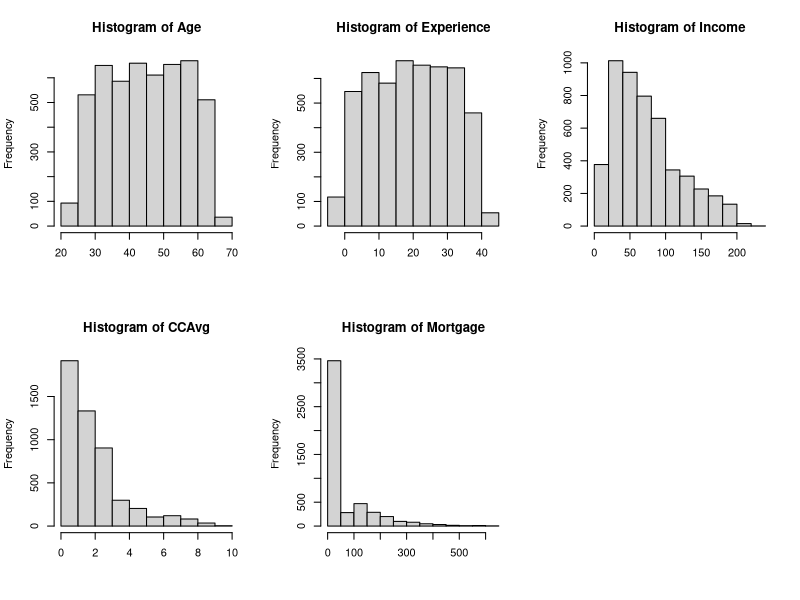
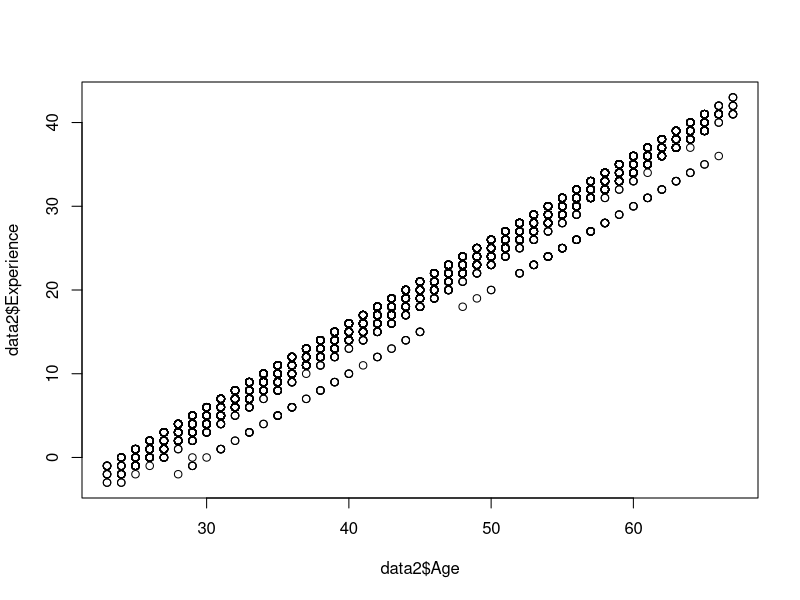

The R source for these figures, in order: (Note: this script raises an error after producing the figures.)
### Final Progect part 2 ------------------------
## Question 1: -----------------------------
setwd("/Users/tethys/Desktop/Advanced_Data_Analysis_R/Codes")
##Required libraries
#No library required
##Read data from file
data2 <- read.csv("dataset2.csv", header = TRUE)
names(data2)
# "Age"               "Experience"        "Income"            "Family"            "CCAvg"            
# "Education"         "Mortgage"          "SecuritiesAccount" "CDAccount"         "Online"           
# "CreditCard"        "PersonalLoan" 
dim(data2)
# 5000   12
head(data2)

## Question 2: --------------------------------
summary(data2)
#      Age          Experience       Income           Family          CCAvg          Education    
# Min.   :23.00   Min.   :-3.0   Min.   :  8.00   Min.   :1.000   Min.   : 0.000   Min.   :1.000  
# 1st Qu.:35.00   1st Qu.:10.0   1st Qu.: 39.00   1st Qu.:1.000   1st Qu.: 0.700   1st Qu.:1.000  
# Median :45.00   Median :20.0   Median : 64.00   Median :2.000   Median : 1.500   Median :2.000  
# Mean   :45.34   Mean   :20.1   Mean   : 73.77   Mean   :2.396   Mean   : 1.938   Mean   :1.881  
# 3rd Qu.:55.00   3rd Qu.:30.0   3rd Qu.: 98.00   3rd Qu.:3.000   3rd Qu.: 2.500   3rd Qu.:3.000  
# Max.   :67.00   Max.   :43.0   Max.   :224.00   Max.   :4.000   Max.   :10.000   Max.   :3.000  
#    Mortgage     SecuritiesAccount   CDAccount          Online         CreditCard     PersonalLoan  
# Min.   :  0.0   Min.   :0.0000    Min.   :0.0000   Min.   :0.0000   Min.   :0.000   Min.   :0.000  
# 1st Qu.:  0.0   1st Qu.:0.0000    1st Qu.:0.0000   1st Qu.:0.0000   1st Qu.:0.000   1st Qu.:0.000  
# Median :  0.0   Median :0.0000    Median :0.0000   Median :1.0000   Median :0.000   Median :0.000  
# Mean   : 56.5   Mean   :0.1044    Mean   :0.0604   Mean   :0.5968   Mean   :0.294   Mean   :0.096  
# 3rd Qu.:101.0   3rd Qu.:0.0000    3rd Qu.:0.0000   3rd Qu.:1.0000   3rd Qu.:1.000   3rd Qu.:0.000  
# Max.   :635.0   Max.   :1.0000    Max.   :1.0000   Max.   :1.0000   Max.   :1.000   Max.   :1.000  
str(data2)
# 'data.frame':	5000 obs. of  12 variables:
# $ Age              : int  25 45 39 35 35 37 53 50 35 34 ...
# $ Experience       : int  1 19 15 9 8 13 27 24 10 9 ...
# $ Income           : int  49 34 11 100 45 29 72 22 81 180 ...
# $ Family           : int  4 3 1 1 4 4 2 1 3 1 ...
# $ CCAvg            : num  1.6 1.5 1 2.7 1 0.4 1.5 0.3 0.6 8.9 ...
# $ Education        : int  1 1 1 2 2 2 2 3 2 3 ...
# $ Mortgage         : int  0 0 0 0 0 155 0 0 104 0 ...
# $ SecuritiesAccount: int  1 1 0 0 0 0 0 0 0 0 ...
# $ CDAccount        : int  0 0 0 0 0 0 0 0 0 0 ...
# $ Online           : int  0 0 0 0 0 1 1 0 1 0 ...
# $ CreditCard       : int  0 0 0 0 1 0 0 1 0 0 ...
# $ PersonalLoan     : int  0 0 0 0 0 0 0 0 0 1 ...

## THESE VARIABLES ARE CATEGORICAL, THEN WE MUST CHANGE THEM TO FACTORS:
## Family, Education, SecuritiesAccount, CDAccount, Online, CreditCard
## PersonalLoan SHOULD BE CATEGORICAL BECAUSE IT IS OUR DEPENDED VARIABLE
## HERE WE ALSO CHANGE THE LEVELS ("0", "1") TO ("NO", "YES")

data2$Family <- as.factor(data2$Family)

data2$Education <- as.factor(data2$Education)

data2$SecuritiesAccount <- as.factor(data2$SecuritiesAccount)
levels(data2$SecuritiesAccount) <- c("No", "Yes")

data2$CDAccount <- as.factor(data2$CDAccount)
levels(data2$CDAccount) <- c("No", "Yes")

data2$Online <- as.factor(data2$Online)
levels(data2$Online) <- c("No", "Yes")

data2$CreditCard <- as.factor(data2$CreditCard)
levels(data2$CreditCard) <- c("No", "Yes")

data2$PersonalLoan <- as.factor(data2$PersonalLoan)
levels(data2$PersonalLoan) <- c("No", "Yes")

str(data2)
# 'data.frame':	5000 obs. of  12 variables:
# $ Age              : int  25 45 39 35 35 37 53 50 35 34 ...
# $ Experience       : int  1 19 15 9 8 13 27 24 10 9 ...
# $ Income           : int  49 34 11 100 45 29 72 22 81 180 ...
# $ Family           : Factor w/ 4 levels "1","2","3","4": 4 3 1 1 4 4 2 1 3 1 ...
# $ CCAvg            : num  1.6 1.5 1 2.7 1 0.4 1.5 0.3 0.6 8.9 ...
# $ Education        : Factor w/ 3 levels "1","2","3": 1 1 1 2 2 2 2 3 2 3 ...
# $ Mortgage         : int  0 0 0 0 0 155 0 0 104 0 ...
# $ SecuritiesAccount: Factor w/ 2 levels "No","Yes": 2 2 1 1 1 1 1 1 1 1 ...
# $ CDAccount        : Factor w/ 2 levels "No","Yes": 1 1 1 1 1 1 1 1 1 1 ...
# $ Online           : Factor w/ 2 levels "No","Yes": 1 1 1 1 1 2 2 1 2 1 ...
# $ CreditCard       : Factor w/ 2 levels "No","Yes": 1 1 1 1 2 1 1 2 1 1 ...
# $ PersonalLoan     : Factor w/ 2 levels "No","Yes": 1 1 1 1 1 1 1 1 1 2 ...

## Question 3: --------------------

par(mfrow = c(2, 3))  # 2 rows and 3 columns
for (i in c(1, 2, 3, 5, 7)) {
  hist(data2[,i], xlab = "", main = paste("Histogram of", names(data2)[i]))
}
par(mfrow=c(1,1))

cor_table <- round(cor(data2[,c(1, 2, 3, 5, 7)]),2)
cor_table
#              Age Experience Income CCAvg Mortgage
# Age         1.00       0.99  -0.06 -0.05    -0.01
# Experience  0.99       1.00  -0.05 -0.05    -0.01
# Income     -0.06      -0.05   1.00  0.65     0.21
# CCAvg      -0.05      -0.05   0.65  1.00     0.11
# Mortgage   -0.01      -0.01   0.21  0.11     1.00

## THERE IS A VERY STRONG LINEAR RELATION BETWEEN Age AND Experience
## THERE IS A STRONG LINEAR RELATION BETWEEN Income AND CCAvg
plot(data2$Age, data2$Experience)
## PLOT SHOWS A PURE LINEAR RELATION BETWEEN Age AND Experience
## IT MAY HAS A BAD RESULT FOR OUR REGRESSION


table(data2$Family)
#    1    2    3    4 
# 1472 1296 1010 1222 

table(data2$Education)
#    1    2    3 
# 2096 1403 1501 

table(data2$SecuritiesAccount)
#   No  Yes 
# 4478  522 

table(data2$CDAccount)
#   No  Yes 
# 4698  302 

table(data2$Online)
#   No  Yes 
# 2016 2984 

table(data2$CreditCard)
#   No  Yes 
# 3530 1470 

table(data2$PersonalLoan)
#   No  Yes 
# 4520  480 

## Question 4: -------------------
#Devide dataset 
set.seed(1234)
train_cases <- sample(1 : nrow(data2), nrow(data2) * 0.8)
train <- data2[train_cases,]
test <- data2[- train_cases,]

summary(train)
#      Age          Experience        Income       Family       CCAvg        Education    Mortgage     
# Min.   :23.00   Min.   :-3.00   Min.   :  8.00   1:1191   Min.   : 0.000   1:1670    Min.   :  0.00  
# 1st Qu.:35.00   1st Qu.:10.00   1st Qu.: 38.00   2:1040   1st Qu.: 0.700   2:1131    1st Qu.:  0.00  
# Median :45.00   Median :20.00   Median : 64.00   3: 797   Median : 1.500   3:1199    Median :  0.00  
# Mean   :45.36   Mean   :20.13   Mean   : 73.71   4: 972   Mean   : 1.928             Mean   : 58.01  
# 3rd Qu.:55.00   3rd Qu.:30.00   3rd Qu.: 99.00            3rd Qu.: 2.500             3rd Qu.:104.00  
# Max.   :67.00   Max.   :43.00   Max.   :224.00            Max.   :10.000             Max.   :635.00  
# SecuritiesAccount CDAccount  Online     CreditCard PersonalLoan
# No :3573          No :3750   No :1633   No :2843   No :3618    
# Yes: 427          Yes: 250   Yes:2367   Yes:1157   Yes: 382
summary(test)
#      Age          Experience        Income       Family      CCAvg       Education    Mortgage     
# Min.   :23.00   Min.   :-3.00   Min.   :  8.00   1:281   Min.   :0.000   1:426     Min.   :  0.00  
# 1st Qu.:36.00   1st Qu.:10.00   1st Qu.: 40.00   2:256   1st Qu.:0.700   2:272     1st Qu.:  0.00  
# Median :45.00   Median :20.00   Median : 64.00   3:213   Median :1.600   3:302     Median :  0.00  
# Mean   :45.26   Mean   :19.99   Mean   : 74.02   4:250   Mean   :1.977             Mean   : 50.44  
# 3rd Qu.:55.00   3rd Qu.:29.00   3rd Qu.: 95.75           3rd Qu.:2.600             3rd Qu.: 83.00  
# Max.   :67.00   Max.   :43.00   Max.   :205.00           Max.   :9.300             Max.   :601.00  
# SecuritiesAccount CDAccount Online    CreditCard PersonalLoan
# No :905           No :948   No :383   No :687    No :902     
# Yes: 95           Yes: 52   Yes:617   Yes:313    Yes: 98 

## THERE IS NO NA DATA. HERE WE HAVE 4000 TRAIN DATA AND 1000 TEST DATA

## Question 5: -----------------
m1 <- glm(PersonalLoan ~ ., data = train, family = "binomial")
summary(m1)
# Deviance Residuals: 
#     Min       1Q   Median       3Q      Max  
# -3.0018  -0.1812  -0.0647  -0.0182   4.1586  
# 
# Coefficients:
#                          Estimate Std. Error z value Pr(>|z|)    
#   (Intercept)          -1.188e+01  2.124e+00  -5.593 2.23e-08 *** (P-VALUE IS ACCEPTED)
#   Age                  -4.151e-02  7.882e-02  -0.527 0.598426    
#   Experience            5.429e-02  7.831e-02   0.693 0.488180    
#   Income                6.264e-02  3.519e-03  17.803  < 2e-16 *** (P-VALUE IS ACCEPTED)
#   Family2              -2.256e-01  2.658e-01  -0.849 0.396075    
#   Family3               2.147e+00  2.891e-01   7.427 1.11e-13 *** (P-VALUE IS ACCEPTED)
#   Family4               1.839e+00  2.717e-01   6.769 1.30e-11 *** (P-VALUE IS ACCEPTED)
#   CCAvg                 1.929e-01  5.203e-02   3.707 0.000210 *** (P-VALUE IS ACCEPTED)
#   Education2            3.645e+00  3.054e-01  11.936  < 2e-16 *** (P-VALUE IS ACCEPTED)
#   Education3            3.947e+00  3.026e-01  13.042  < 2e-16 *** (P-VALUE IS ACCEPTED)
#   Mortgage              1.075e-03  6.816e-04   1.577 0.114855    
#   SecuritiesAccountYes -9.831e-01  3.381e-01  -2.908 0.003642 **  (P-VALUE MAY BE ACCEPTED)
#   CDAccountYes          3.757e+00  3.880e-01   9.683  < 2e-16 *** (P-VALUE IS ACCEPTED)
#   OnlineYes            -6.867e-01  1.890e-01  -3.633 0.000281 *** (P-VALUE IS ACCEPTED)
#   CreditCardYes        -1.102e+00  2.464e-01  -4.471 7.79e-06 *** (P-VALUE IS ACCEPTED)
#   ---
#   Signif. codes:  0 ‘***’ 0.001 ‘**’ 0.01 ‘*’ 0.05 ‘.’ 0.1 ‘ ’ 1
# 
# (Dispersion parameter for binomial family taken to be 1)
# 
# Null deviance: 2520.65  on 3999  degrees of freedom
# Residual deviance:  901.31  on 3985  degrees of freedom
# AIC: 931.31
# 
# Number of Fisher Scoring iterations: 8

## NUMBER OF PREDICTORS = 11
sum(train$PersonalLoan == "Yes") / nrow(train)
## PERCENT OF PR(Y=1) = 0.0955
# 10 * 11 / 0.0955
## THE NUMBER OF DATA WE REQUIER FOR LOGISTIC REGRESSION IS AT LEAST: 1152


car::vif(m1)
#                         GVIF Df GVIF^(1/(2*Df))
# Age               105.158681  1       10.254691
# Experience        104.869065  1       10.240560
# Income              2.905296  1        1.704493
# Family              1.629303  3        1.084760
# CCAvg               1.605662  1        1.267147
# Education           2.286115  2        1.229630
# Mortgage            1.040294  1        1.019948
# SecuritiesAccount   1.326424  1        1.151705
# CDAccount           1.998237  1        1.413590
# Online              1.136570  1        1.066100
# CreditCard          1.402256  1        1.184169

## THERE IS A MULTICOLINEARITY FOR Age AND Experience
## THIS TIME WE REMOVE ONE OF THE VARIABLES BETWEEN Age and Experience
## AND CHECK AGAIN:

m1 <- glm(PersonalLoan ~ Age + Income + Family + CCAvg + Education + Mortgage +
            SecuritiesAccount + CDAccount + Online + CreditCard, data = train, family = "binomial")
summary(m1)
# Deviance Residuals: 
#     Min       1Q   Median       3Q      Max  
# -2.9936  -0.1819  -0.0644  -0.0182   4.1621  
# 
# Coefficients:
#                          Estimate Std. Error z value Pr(>|z|)    
#   (Intercept)          -1.327e+01  7.381e-01 -17.973  < 2e-16 ***
#   Age                   1.286e-02  7.803e-03   1.648 0.099386 .  
#   Income                6.284e-02  3.508e-03  17.914  < 2e-16 ***
#   Family2              -2.176e-01  2.655e-01  -0.820 0.412416    
#   Family3               2.150e+00  2.892e-01   7.435 1.05e-13 ***
#   Family4               1.841e+00  2.719e-01   6.770 1.29e-11 ***
#   CCAvg                 1.924e-01  5.195e-02   3.704 0.000212 ***
#   Education2            3.636e+00  3.052e-01  11.913  < 2e-16 ***
#   Education3            3.922e+00  3.005e-01  13.051  < 2e-16 ***
#   Mortgage              1.058e-03  6.807e-04   1.554 0.120269    
#   SecuritiesAccountYes -9.738e-01  3.377e-01  -2.884 0.003932 ** 
#   CDAccountYes          3.762e+00  3.876e-01   9.707  < 2e-16 ***
#   OnlineYes            -6.858e-01  1.890e-01  -3.630 0.000284 ***
#   CreditCardYes        -1.100e+00  2.463e-01  -4.466 7.96e-06 ***
#   ---
#   Signif. codes:  0 ‘***’ 0.001 ‘**’ 0.01 ‘*’ 0.05 ‘.’ 0.1 ‘ ’ 1
# 
# (Dispersion parameter for binomial family taken to be 1)
# 
# Null deviance: 2520.7  on 3999  degrees of freedom
# Residual deviance:  901.8  on 3986  degrees of freedom
# AIC: 929.8
# 
# Number of Fisher Scoring iterations: 8

## HERE WE SEE THE EFFECT OF AgeIS GETTIN BETTER (P-Value).
## BEFORE REMOVING Experience I CHECKED THE EFFECT OF SCALING
## I HAVE SEEN THAT IT CANNOT HELP
## WALD TEST APPROVED FOR P-VALUES UNDER 0.05 FOR ALL OF VARIABLES EXCEPT:
## Age, Family = 2, Mortgage
car::vif(m1)
#                       GVIF Df GVIF^(1/(2*Df))
# Age               1.031769  1        1.015761
# Income            2.895979  1        1.701758
# Family            1.628793  3        1.084703
# CCAvg             1.594153  1        1.262598
# Education         2.247762  2        1.224440
# Mortgage          1.039219  1        1.019421
# SecuritiesAccount 1.324080  1        1.150687
# CDAccount         2.001878  1        1.414877
# Online            1.136703  1        1.066163
# CreditCard        1.404432  1        1.185087

## SO THERE IS NO MULTILINEARITY PROBLEM

modelChi1 <- m1$null.deviance - m1$deviance
Chidf1 <- m1$df.null - m1$df.residual
Chisq_prob1 <- 1 - pchisq(modelChi1, Chidf1)
Chisq_prob1
# 0

## CHI-SQUARE TEST IS 0, SO THE PROCESS IS TRUSTABLE

## Question 6: ------------------
## HERE WE REMOVE UNRELIABLE VARIABLES

m2_1 <- glm(PersonalLoan ~ Income + Family + CCAvg + Education + SecuritiesAccount + 
            CDAccount + Online + CreditCard, data = train, family = "binomial")
summary(m2_1)
# Deviance Residuals: 
#     Min       1Q   Median       3Q      Max  
# -3.0204  -0.1848  -0.0653  -0.0186   4.1511  
# 
# Coefficients:
#                          Estimate Std. Error z value Pr(>|z|)    
#   (Intercept)          -12.580021   0.614464 -20.473  < 2e-16 *** (P-VALUE IS ACCEPTED)
#   Income                 0.063054   0.003497  18.033  < 2e-16 *** (P-VALUE IS ACCEPTED)
#   Family2               -0.207757   0.264204  -0.786 0.431662    
#   Family3                2.163522   0.289659   7.469 8.07e-14 *** (P-VALUE IS ACCEPTED)
#   Family4                1.852152   0.272213   6.804 1.02e-11 *** (P-VALUE IS ACCEPTED)
#   CCAvg                  0.177943   0.051563   3.451 0.000559 *** (P-VALUE IS ACCEPTED)
#   Education2             3.597877   0.302751  11.884  < 2e-16 *** (P-VALUE IS ACCEPTED)
#   Education3             3.873011   0.297147  13.034  < 2e-16 *** (P-VALUE IS ACCEPTED)
#   SecuritiesAccountYes  -0.964371   0.337583  -2.857 0.004281 **  (P-VALUE MAY BE ACCEPTED)
#   CDAccountYes           3.790145   0.386912   9.796  < 2e-16 *** (P-VALUE IS ACCEPTED)
#   OnlineYes             -0.667982   0.188075  -3.552 0.000383 *** (P-VALUE IS ACCEPTED)
#   CreditCardYes         -1.094532   0.245399  -4.460 8.19e-06 *** (P-VALUE IS ACCEPTED)
#   ---
#   Signif. codes:  0 ‘***’ 0.001 ‘**’ 0.01 ‘*’ 0.05 ‘.’ 0.1 ‘ ’ 1
# 
# (Dispersion parameter for binomial family taken to be 1)
# 
# Null deviance: 2520.65  on 3999  degrees of freedom
# Residual deviance:  906.88  on 3988  degrees of freedom
# AIC: 930.88
# 
# Number of Fisher Scoring iterations: 8

modelChi21 <- m2_1$null.deviance - m2_1$deviance
Chidf21 <- m2_1$df.null - m2_1$df.residual
Chisq_prob21 <- 1 - pchisq(modelChi21, Chidf21)
Chisq_prob21
# 0

## NOW WE REMOVE family BECAUSE OF THE EFFECTS OF VALUE 1 AND VALUE 2 

m2_2 <- glm(PersonalLoan ~ Income + CCAvg + Education + SecuritiesAccount + 
              CDAccount + Online + CreditCard, data = train, family = "binomial")
summary(m2_2)
# Deviance Residuals: 
#     Min       1Q   Median       3Q      Max  
# -2.9812  -0.2209  -0.0906  -0.0274   3.8503  
# 
# Coefficients:
#                          Estimate Std. Error z value Pr(>|z|)    
#   (Intercept)          -10.729645   0.489557 -21.917  < 2e-16 *** (P-VALUE IS ACCEPTED)
#   Income                 0.054746   0.002967  18.452  < 2e-16 *** (P-VALUE IS ACCEPTED)
#   CCAvg                  0.141687   0.046431   3.052 0.002276 **  (P-VALUE MAY BE ACCEPTED)
#   Education2             3.919970   0.282864  13.858  < 2e-16 *** (P-VALUE IS ACCEPTED)
#   Education3             3.971382   0.275043  14.439  < 2e-16 *** (P-VALUE IS ACCEPTED)
#   SecuritiesAccountYes  -0.991123   0.328828  -3.014 0.002577 **  (P-VALUE MAY BE ACCEPTED)
#   CDAccountYes           3.767178   0.363197  10.372  < 2e-16 *** (P-VALUE IS ACCEPTED)
#   OnlineYes             -0.665501   0.178834  -3.721 0.000198 *** (P-VALUE IS ACCEPTED)
#   CreditCardYes         -1.148169   0.235441  -4.877 1.08e-06 *** (P-VALUE IS ACCEPTED)
#   --- 
#   Signif. codes:  0 ‘***’ 0.001 ‘**’ 0.01 ‘*’ 0.05 ‘.’ 0.1 ‘ ’ 1
# 
# (Dispersion parameter for binomial family taken to be 1)
# 
# Null deviance: 2520.7  on 3999  degrees of freedom
# Residual deviance: 1015.6  on 3991  degrees of freedom
# AIC: 1033.6
# 
# Number of Fisher Scoring iterations: 8

modelChi22 <- m2_2$null.deviance - m2_2$deviance
Chidf22 <- m2_2$df.null - m2_2$df.residual
Chisq_prob22 <- 1 - pchisq(modelChi22, Chidf22)
Chisq_prob22
# 0

## HERE WE SEE IN m2_2 RESIDUAL DEVIANCE IS GREATER THAN m2_1
## AND THE EFFECT OF CCAvg IS GOT WORSE

## Question 7: -------------
test$probs21 <- predict(m2_1, test, type = "response") 
test$pred_lg21 <- ifelse(test$probs21 >= 0.5, 1, 0)
table(test$pred_lg21)
#   0   1 
# 921  79 
table(test$PersonalLoan)
#  No Yes 
# 902  98

## THE NUMBER OF WRONG PREDICTIONS = 19
## THE NUMBER OF RIGHT PREDICTIONS = 981
## PERCENT OF RIGHT PREDICTION: 981 / 1000 * 100 = 98.1 %

test$probs22 <- predict(m2_2, test, type = "response") 
test$pred_lg22 <- ifelse(test$probs22 >= 0.5, 1, 0)
table(test$pred_lg22)
#   0   1 
# 925  75 
table(test$PersonalLoan)
#  No Yes 
# 902  98

## THE NUMBER OF WRONG PREDICTIONS = 23
## THE NUMBER OF RIGHT PREDICTIONS = 977
## PERCENT OF RIGHT PREDICTION: 977 / 1000 * 100 = 97.7 %

table(test$PersonalLoan, test$pred_lg21)
#        0        1
# No  TN = 891 FP = 11
# Yes FN = 30  TP = 68

# Accuracy    = TP + TN / Total = (891 + 68) / (891 + 11 + 30 + 68) = 0.96
# Precision   = TP / (TP + FP)  = 68 / (68 + 11) = 0.86
# Sensitivity = TP / (TP + FN)  = 68 / (68 + 30) = 0.69
# Specificity = TN / (TN + FP)  = 891 / (891 + 11) = 0.99

table(test$PersonalLoan, test$pred_lg22)
#         0        1
# No   TN = 892 FP = 10
# Yes  FN = 33  TP = 65

# Accuracy    = TP + TN / Total = (892 + 65) / (892 + 10 + 33 + 65) = 0.96
# Precision   = TP / (TP + FP)  = 65 / (65 + 10) = 0.87
# Sensitivity = TP / (TP + FN)  = 65 / (65 + 33) = 0.66
# Specificity = TN / (TN + FP)  = 892 / (892 + 10) = 0.99


## Question 8: ---------------
# Naive Bayes
## 
set.seed(1234)
train_cases <- sample(1 : nrow(data2), nrow(data2) * 0.8)
trainNB <- data2[train_cases,]
testNB <- data2[- train_cases,]

dim(train)
# 4000   12
dim(test)
# 1000   12

library(e1071)
m3 <- naiveBayes(PersonalLoan ~., data = trainNB)
m3
# Naive Bayes Classifier for Discrete Predictors
# 
# Call:
#   naiveBayes.default(x = X, y = Y, laplace = laplace)
# 
# A-priori probabilities:
#   Y
#     No    Yes 
# 0.9045 0.0955 
# 
# Conditional probabilities:
#   Age
# Y       [,1]     [,2]
# No  45.36374 11.48700
# Yes 45.30890 11.72134
# 
# Experience
# Y       [,1]     [,2]
# No  20.13350 11.49238
# Yes 20.12304 11.74949
# 
# Income
# Y        [,1]     [,2]
# No   66.18436 40.76114
# Yes 145.00785 31.50599
# 
# Family
# Y           1         2         3         4
# No  0.3070757 0.2642344 0.1918187 0.2368712
# Yes 0.2094241 0.2198953 0.2696335 0.3010471
# 
# CCAvg
# Y       [,1]     [,2]
# No  1.724179 1.566724
# Yes 3.860471 2.080636
# 
# Education
# Y           1         2         3
# No  0.4402985 0.2739082 0.2857933
# Yes 0.2015707 0.3664921 0.4319372
# 
# Mortgage
# Y        [,1]      [,2]
# No   53.31813  92.68151
# Yes 102.47906 160.53828
# 
# SecuritiesAccount
# Y          No       Yes
# No  0.8946932 0.1053068
# Yes 0.8795812 0.1204188
# 
# CDAccount
# Y           No        Yes
# No  0.96213378 0.03786622
# Yes 0.70418848 0.29581152
# 
# Online
# Y          No       Yes
# No  0.4101714 0.5898286
# Yes 0.3900524 0.6099476
# 
# CreditCard
# Y          No       Yes
# No  0.7108900 0.2891100
# Yes 0.7094241 0.2905759

#Results
table(trainNB$PersonalLoan) / nrow(trainNB)
#     No    Yes 
# 0.9045 0.0955 

#Prediction
testNB$pred <- predict(m3, testNB)
head(testNB)
# Model Evaluation
table(testNB$PersonalLoan)
#  No Yes 
# 902  98 
table(testNB$pred)
#  No Yes 
# 886 114 

## THE NUMBER OF WRONG PREDICTIONS = 16
## THE NUMBER OF RIGHT PREDICTIONS = 984
## PERCENT OF RIGHT PREDICTION: 984 / 1000 * 100 = 98.4 %

# Confusion Matrix
table(test$PersonalLoan, test$pred)
#        No       Yes
# No  TN = 847  FP = 55
# Yes FN = 39   TP = 59

# Accuracy    = TP + TN / Total = (847 + 59) / (847 + 55 + 39 + 59) = 0.91
# Precision   = TP / (TP + FP)  = 59 / (59 + 55) = 0.52
# Sensitivity = TP / (TP + FN)  = 59 / (59 + 39) = 0.60
# Specificity = TN / (TN + FP)  = 847 / (847 + 55) = 0.94

## THE VALUES OF CONFUSION MATRIX GIVES BETTER RESULTS FOR M2 THAN M3
## IN M2 WE CAN WORK WITH DATA, WE CAN REDUCE IT, CHANGE IT AND ANY OTHER SELECTIONS
## STEP BY STEP BUT NAIVE BAYES LOOKS LIKE A BLACK BOX. SO IN WORKING WITH DATA AS A
## STUDENT I PREFER M2 MODEL, BUT FOR A PROFESSIONAL PROJECT I PREFER NAIVE BAYES,
## BECAUSE ITS RIGHT PREDICTION PERCENT IS BETTER THAN M2 MODEL.

###End of the Code-------------------------------